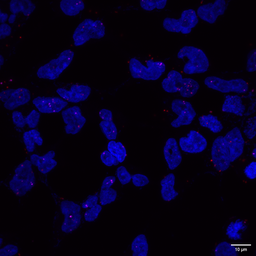
#> input picture ploting_scripts/fish_and_3D_stat/WT1_20241116/WT1_CNTNA2_RHEB.tif, 256 x 256 px, shrunk from 1024 x 1024 before the run
$ python blob_count_dense_chrom.py
#> lines starting #> are read from the running program, lines starting #| are printed output that depends on the picture; after the words box and inside, x2 and y2 are one past the last pixel; in counts of white or black regions, pixels touching at a corner belong together
import cv2
import numpy as np
import matplotlib.pyplot as plt
from scipy.stats import norm
from tifffile import imread
from scipy.spatial import distance

# Load the TIFF image
# image = imread('WT1-SDK1_CNTNA2.tif')
image = imread('WT1_CNTNA2_RHEB.tif')
#> image is the input picture: shape (256, 256, 3); mean R, G, B 5.4, 0.1, 30.7

swapped_image = image.copy()
swapped_image[:, :, 0], swapped_image[:, :, 2] = image[:, :, 2], image[:, :, 0]
blue_channel = swapped_image[:, :, 0]
cv2.imwrite('01.raw_blue_channel.png', blue_channel)

##############

# Plot the pixel intensity distribution of the raw blue channel
plt.figure(figsize=(10, 6))
plt.hist(blue_channel.ravel(), bins=256, color='blue', alpha=0.7, density=True)
plt.title('Pixel Intensity Distribution of Raw Blue Channel')
plt.xlabel('Pixel Intensity')
plt.ylabel('Density')
plt.xlim(0, 255)
plt.ylim(0, 0.05)
# Save the histogram plot to a PNG file
plt.savefig('02.raw_blue_channel_intensity_distribution.svg')
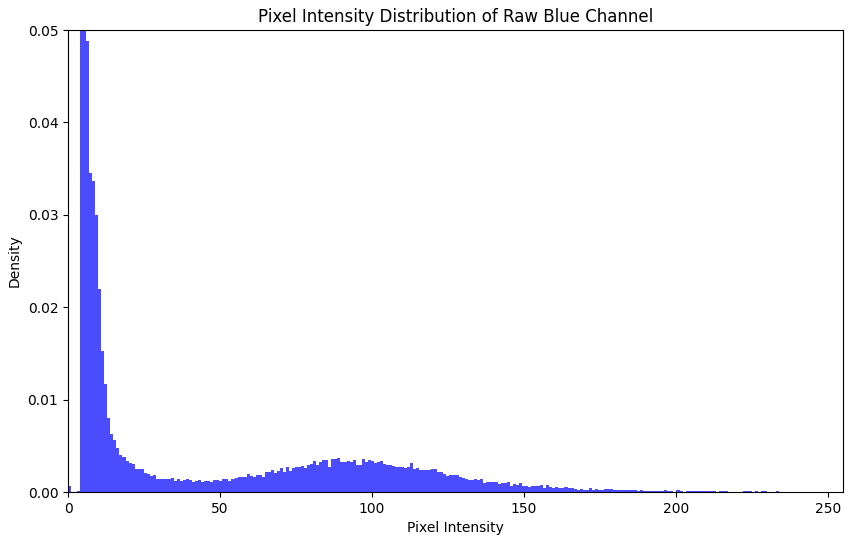
#> figure drawn by matplotlib, 1 panel; tallest bar 0.301 high, from x = 3.98 to 4.98

# Show the plot (optional)
plt.show()
##########################################
# Extract blue channel
blue_channel[blue_channel <= 50] = 0

cv2.imwrite('03.filtered_blue_channel.png', blue_channel)

# Apply GaussianBlur to reduce noise and improve contour detection
blurred = cv2.GaussianBlur(blue_channel, (5, 5), 0)
cv2.imwrite('04.blurred.png', blurred)

# Perform edge detection
edges = cv2.Canny(blue_channel, 30, 30)
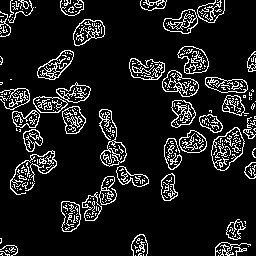
#> edges: shape (256, 256); 11.1% white in thin lines or dots

# Save the initial edge-detected image
cv2.imwrite('05.edges_initial.png', edges)

# Apply dilation to fill gaps in edges
kernel = np.ones((2, 2), np.uint8)
dilated = cv2.dilate(edges, kernel, iterations=1)
#> dilated: shape (256, 256); 24.5% white; 35 white regions (4 under 20 px), largest, box (x1, y1, x2, y2) and area: (0, 82, 92, 153) 2475, (99, 109, 150, 188) 1235, (211, 116, 256, 172) 1069

# Save the dilated edge-detected image
cv2.imwrite('06.edges_dilated.png', dilated)

# Apply closing to fill gaps around nearby edges
closed = cv2.morphologyEx(dilated, cv2.MORPH_CLOSE, kernel)
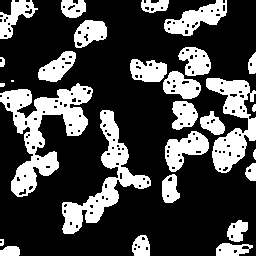
#> closed: shape (256, 256); 27.6% white; 28 white regions (2 under 20 px)

# Save the processed edge-detected image
cv2.imwrite('07.edges_processed.png', closed)

# Find contours in the processed edge-detected image
contours, _ = cv2.findContours(closed, cv2.RETR_EXTERNAL, cv2.CHAIN_APPROX_SIMPLE)
#> contours = 28 contours, 5 with area under 20; largest, box (x1, y1, x2, y2) and area: (0, 83, 93, 197) 3810, (62, 110, 151, 234) 2676, (206, 78, 256, 173) 2200, (164, 0, 227, 36) 1052, (165, 131, 209, 172) 942

# Sort contours by area in descending order and keep the four largest
contours = sorted(contours, key=cv2.contourArea, reverse=True)[:40]

# Draw the contours on the original image and label them
output = swapped_image.copy()
for i, contour in enumerate(contours):
    cv2.drawContours(output, [contour], -1, (0, 255, 0), 2)
    # Calculate the center of the contour for labeling
    M = cv2.moments(contour)
    if M["m00"] != 0:
        cX = int(M["m10"] / M["m00"])
        cY = int(M["m01"] / M["m00"])
    else:
        cX, cY = 0, 0
    cv2.putText(output, f"#{i + 1}", (cX, cY), cv2.FONT_HERSHEY_SIMPLEX, 0.5, (0, 0, 255), 2)
#> this loop made 28 passes
#> (contour, cX, cY) on pass 28: ([[11, 80], [11, 81], [13, 81], [13, 80]], 12, 80)
#> (cX, cY) on passes 1 to 6: (43, 128), (103, 179), (231, 122), (196, 18), (184, 148), (180, 85)
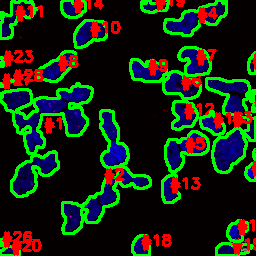
#> output: shape (256, 256, 3); mean B, G, R 16, 38, 23.6

# Save the output image with contours highlighted and labeled
cv2.imwrite('08.contours_detected.png', output)


##########################################
# Convert to HSV color space for better color segmentation
hsv_image = cv2.cvtColor(swapped_image, cv2.COLOR_BGR2HSV)
#> hsv_image: shape (256, 256, 3); mean H, S, V 29.6, 254.6, 28.3

# Define color ranges for light blue, red, and green blobs
red_lower = np.array([0, 50, 50])
red_upper = np.array([10, 255, 255])
# [4 lines of commented-out code are left out]
purple_lower = np.array([130, 50, 50])
purple_upper = np.array([160, 255, 255])

# Create masks for each color
mask_red = cv2.inRange(hsv_image, red_lower, red_upper)
#> mask_red: shape (256, 256); 0.04% white in thin lines or dots
# mask_green = cv2.inRange(hsv_image, green_lower, green_upper)
# mask_cyan = cv2.inRange(hsv_image, cyan_lower, cyan_upper)
mask_purple = cv2.inRange(hsv_image, purple_lower, purple_upper)
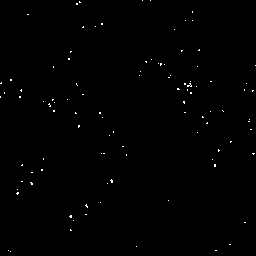
#> mask_purple: shape (256, 256); 0.4% white in thin lines or dots

# Save individual masks to PNG files for visual inspection
cv2.imwrite('09.mask_red.png', mask_red)
cv2.imwrite('10.mask_purple.png', mask_purple)


##########################################
# Find contours for red and green blobs
contours_red, _ = cv2.findContours(mask_red, cv2.RETR_EXTERNAL, cv2.CHAIN_APPROX_SIMPLE)
#> contours_red = 15 contours, all with area under 20
# contours_green, _ = cv2.findContours(mask_green, cv2.RETR_EXTERNAL, cv2.CHAIN_APPROX_SIMPLE)
# contours_cyan, _ = cv2.findContours(mask_cyan, cv2.RETR_EXTERNAL, cv2.CHAIN_APPROX_SIMPLE)
contours_purple, _ = cv2.findContours(mask_purple, cv2.RETR_EXTERNAL, cv2.CHAIN_APPROX_SIMPLE)
#> contours_purple = 101 contours, all with area under 20

# Function to check if a point is inside any of the reference contours
def is_point_inside_contours(point, reference_contours):
    for ref_contour in reference_contours:
        if cv2.pointPolygonTest(ref_contour, point, False) >= 0:
            return True
    return False

# Filter blobs to only include those inside the reference contours
def filter_contours_by_reference(contours, reference_contours):
    filtered_contours = []
    for contour in contours:
        M = cv2.moments(contour)
        if M["m00"] != 0:
            cX = int(M["m10"] / M["m00"])
            cY = int(M["m01"] / M["m00"])
            if is_point_inside_contours((cX, cY), reference_contours):
                filtered_contours.append(contour)
#> this loop made 15 passes
#> (contour, cX, cY) on passes 3 to 4: ([[220, 170], [219, 171], [220, 171]], 219, 170), ([[211, 159], [210, 160], [211, 161], [212, 160]], 211, 160)
#> contour on passes 1, 2, 5, 6, 7, 8: [[19, 254]], [[62, 198]], [[211, 111], [211, 112]], [[167, 110], [167, 111]], [[164, 110]], [[7, 87]]
#> after the loop, filtered_contours = [[[220, 170], [219, 171], [220, 171]]]
    return filtered_contours

filtered_contours_red = filter_contours_by_reference(contours_red, contours)
#> filtered_contours_red = [[[220, 170], [219, 171], [220, 171]]]
# filtered_contours_green = filter_contours_by_reference(contours_green, contours)
# filtered_contours_cyan = filter_contours_by_reference(contours_cyan, contours)
filtered_contours_purple = filter_contours_by_reference(contours_purple, contours)
#> the loop in filter_contours_by_reference (call 2), `for contour in contours:` made 101 passes
#> (contour, cX, cY) on passes 6, 21, 22, 23, 27, 30, 32, 37, 38, 42, 44: ([[70, 229], [70, 230], [71, 230]], 70, 229), ([[41, 169], [41, 170], [42, 170], [42, 169]], 41, 169), ([[214, 164], [214, 166], [215, 166], [215, 164]], 214, 165), ([[22, 164], [21, 165], [22, 165]], 21, 164), ([[252, 153], [253, 154], [254, 153]], 253, 153), ([[218, 149], [218, 151], [219, 150]], 218, 150), ([[230, 141], [230, 142], [231, 141]], 230, 141), ([[78, 125], [78, 127], [79, 126], [79, 125]], 78, 125), ([[207, 122], [206, 123], [207, 123]], 206, 122), ([[202, 116], [202, 117], [203, 117]], 202, 116), ([[99, 112], [99, 113], [100, 113], [100, 112]], 99, 112)
#> (cX, cY) on passes 9, 11, 14, 17, 19, 49: (70, 216), (86, 205), (17, 192), (31, 183), (111, 180), (49, 104)
#> after the loop in filter_contours_by_reference (call 2), `for contour in contours:`: filtered_contours = 32 contours, all with area under 20
#> filtered_contours_purple = 32 contours, all with area under 20

##########################################
# Draw red and green blobs on the original image
image_with_blobs = swapped_image.copy()
# Label red blobs
for i, contour in enumerate(filtered_contours_red):
    cv2.drawContours(image_with_blobs, [contour], -1, (0, 0, 255), 1)  # Red blobs in red color
    M = cv2.moments(contour)
    if M["m00"] != 0:
        cX = int(M["m10"] / M["m00"])
        cY = int(M["m01"] / M["m00"])
        cv2.putText(image_with_blobs, f"R{i+1}", (cX, cY), cv2.FONT_HERSHEY_SIMPLEX, 0.5, (0, 0, 255), 1)
#> this loop made 1 pass
#> image_with_blobs: shape (256, 256, 3); mean B, G, R 24.8, 0.1, 5.6

# [19 lines of commented-out code are left out]
for i, contour in enumerate(filtered_contours_purple):
    cv2.drawContours(image_with_blobs, [contour], -1, (255, 0, 255), 1)  # purple blobs in purple color
    M = cv2.moments(contour)
    if M["m00"] != 0:
        cX = int(M["m10"] / M["m00"])
        cY = int(M["m01"] / M["m00"])
        cv2.putText(image_with_blobs, f"P{i + 1}", (cX, cY), cv2.FONT_HERSHEY_SIMPLEX, 0.5, (255, 0, 255), 1)
#> this loop made 32 passes
#> (contour, cX, cY) on passes 1, 7, 8, 9, 10, 11, 12, 13, 14, 15, 17: ([[70, 229], [70, 230], [71, 230]], 70, 229), ([[41, 169], [41, 170], [42, 170], [42, 169]], 41, 169), ([[214, 164], [214, 166], [215, 166], [215, 164]], 214, 165), ([[252, 153], [253, 154], [254, 153]], 253, 153), ([[218, 149], [218, 151], [219, 150]], 218, 150), ([[230, 141], [230, 142], [231, 141]], 230, 141), ([[78, 125], [78, 127], [79, 126], [79, 125]], 78, 125), ([[207, 122], [206, 123], [207, 123]], 206, 122), ([[75, 112], [75, 113], [76, 113]], 75, 112), ([[53, 110], [53, 111], [54, 111], [54, 110]], 53, 110), ([[183, 101], [183, 102], [184, 103], [184, 101]], 183, 101)
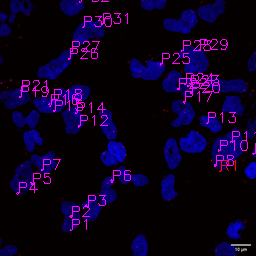
#> image_with_blobs: shape (256, 256, 3); mean B, G, R 31.3, 0.1, 13.2

# Save the image with red and green blobs in JPG format
cv2.imwrite('11.image_with_blobs.png', image_with_blobs)

# Display the image with red and green blobs (optional)
plt.figure(figsize=(10, 10))
plt.imshow(cv2.cvtColor(image_with_blobs, cv2.COLOR_BGR2RGB))
plt.title('Image with Blobs')
plt.axis('off')
plt.show()
plt.savefig('12.image_with_blobs.svg')


##########################################
# Function to calculate the distance from each blob to its closest contour line
def calculate_distances(blob_contours, reference_contours):
    distances = []
    for blob_contour in blob_contours:
        for point in blob_contour:
            point = point[0]
            min_distance = float('inf')
            for ref_contour in reference_contours:
                for ref_point in ref_contour:
                    ref_point = ref_point[0]
                    dist = distance.euclidean(point, ref_point)
                    if dist < min_distance:
                        min_distance = dist
            distances.append(min_distance)
#> this loop made 1 pass
#> blob_contour on pass 1: [[220, 170], [219, 171], [220, 171]]
#> after the loop, distances = [1, 1, 0]; point = [220, 171]
    return distances

# Calculate distances for red and green blobs to the blue channel contours
distances_red = calculate_distances(filtered_contours_red, contours)
#> distances_red = [1, 1, 0]
# distances_green = calculate_distances(filtered_contours_green, contours)
distances_purple = calculate_distances(filtered_contours_purple, contours)
#> the loop in calculate_distances (call 2), `for blob_contour in blob_contours:` made 32 passes
#> blob_contour on passes 1, 7, 8, 9, 10, 11, 12, 13, 14, 15, 17, 18: [[70, 229], [70, 230], [71, 230]], [[41, 169], [41, 170], [42, 170], [42, 169]], [[214, 164], [214, 166], [215, 166], [215, 164]], [[252, 153], [253, 154], [254, 153]], [[218, 149], [218, 151], [219, 150]], [[230, 141], [230, 142], [231, 141]], [[78, 125], [78, 127], [79, 126], [79, 125]], [[207, 122], [206, 123], [207, 123]], [[75, 112], [75, 113], [76, 113]], [[53, 110], [53, 111], [54, 111], [54, 110]], [[183, 101], [183, 102], [184, 103], [184, 101]], [[52, 99], [52, 100], [53, 99]]
#> distances_purple = 134 values, max 8.54 at index 66, min 0 at index 36, mean 4.27
# distances_cyan = calculate_distances(filtered_contours_cyan, contours)

# Create a figure and a set of subplots
fig, axs = plt.subplots(2, 2, figsize=(10, 10))

# Plot the distribution of distances for red blobs
axs[0, 0].hist(distances_red, bins=50, color='red', alpha=0.7, density=True)
axs[0, 0].set_title('Distance of CNTNAP2 to Closest nuclear membrane')
axs[1, 0].set_xlabel('Distance')
axs[1, 0].set_ylabel('Density')

# # Plot the distribution of distances for green blobs
# axs[0, 1].hist(distances_green, bins=50, color='green', alpha=0.7, density=True)
# axs[0, 1].set_title('Distance of SDK1 to Closest nuclear membrane')
# axs[1, 0].set_xlabel('Distance')
# axs[1, 0].set_ylabel('Density')
#
# # Plot the distribution of distances for purple blobs
axs[1, 1].hist(distances_purple, bins=50, color='purple', alpha=0.7, density=True)
axs[1, 1].set_title('Distance of RHBE to Closest nuclear membrane')
axs[1, 0].set_xlabel('Distance')
axs[1, 0].set_ylabel('Density')

# Plot the distribution of distances for cyan blobs
# axs[1, 0].hist(distances_cyan, bins=50, color='cyan', alpha=0.7, density=True)
# axs[1, 0].set_title('Distance of CALN1 to Closest nuclear membrane')
# axs[1, 0].set_xlabel('Distance')
# axs[1, 0].set_ylabel('Density')

plt.savefig('13.distance_distribution_blobs.pdf')
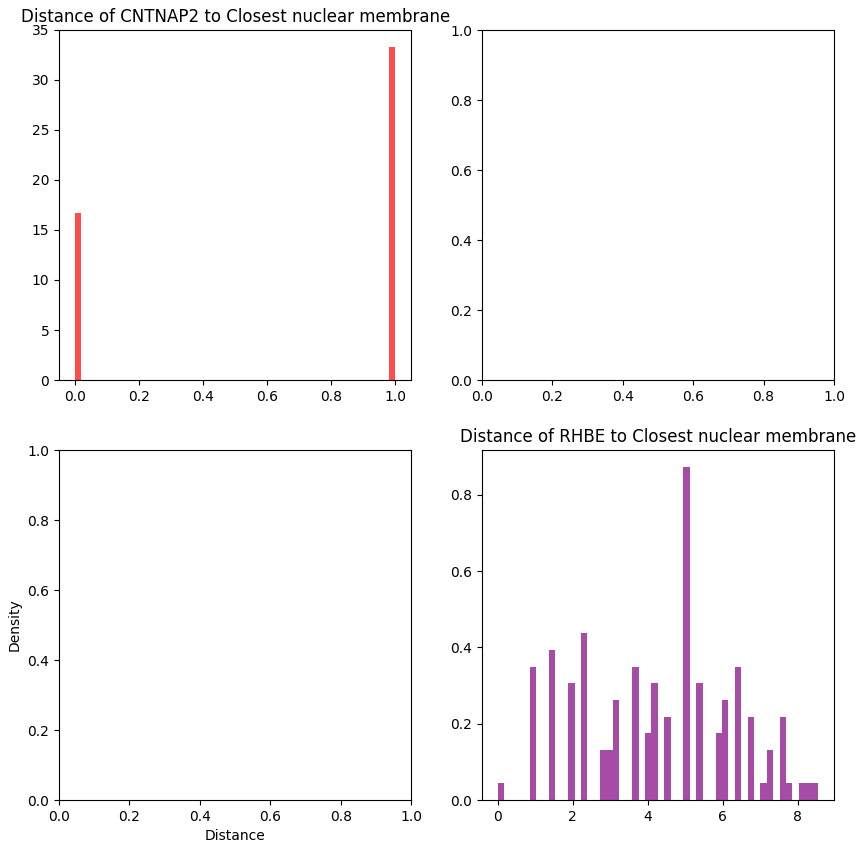
#> figure drawn by matplotlib, 2 panels; panel 1: tallest bar 33.33 high, from x = 0.98 to 1; panel 2: tallest bar 0.873 high, from x = 4.96 to 5.13
plt.show()
